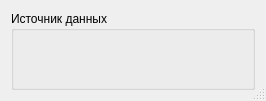
<?xml version="1.0" encoding="UTF-8"?>
<ui version="4.0">
 <class>TabularDataCreateUi</class>
 <widget class="QDialog" name="TabularDataCreateUi">
  <property name="geometry">
   <rect>
    <x>0</x>
    <y>0</y>
    <width>266</width>
    <height>101</height>
   </rect>
  </property>
  <property name="sizePolicy">
   <sizepolicy hsizetype="Minimum" vsizetype="Minimum">
    <horstretch>0</horstretch>
    <verstretch>0</verstretch>
   </sizepolicy>
  </property>
  <property name="windowTitle">
   <string/>
  </property>
  <property name="sizeGripEnabled">
   <bool>true</bool>
  </property>
  <layout class="QVBoxLayout" name="verticalLayout" stretch="1">
   <item>
    <widget class="QGroupBox" name="groupBox">
     <property name="sizePolicy">
      <sizepolicy hsizetype="Minimum" vsizetype="Minimum">
       <horstretch>0</horstretch>
       <verstretch>0</verstretch>
      </sizepolicy>
     </property>
     <property name="title">
      <string>Источник данных</string>
     </property>
    </widget>
   </item>
  </layout>
 </widget>
 <includes>
  <include location="local">qt_i18n.h</include>
 </includes>
 <resources/>
 <connections/>
</ui>
